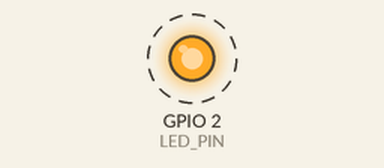
This program was run on a simulated ESP32. Shown: output pins drawn as LEDs (lit = HIGH). Dashed ring = blinking. What the program prints to the serial monitor is not drawn.

Above: at 0.5 s.
Timing chart, 0 to 4.6 s (numbered marks = the images above):
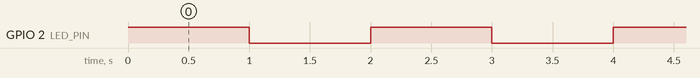

The program:

main.cpp
```cpp
#include <Arduino.h>

#define LED_PIN 2  // Define el pin al que está conectado el LED

void setup() {
  Serial.begin(115200);
  pinMode(LED_PIN, OUTPUT);  // Configura el pin del LED como salida
}

void loop() {
  digitalWrite(LED_PIN, HIGH);
  Serial.println("LED is on");
  delay(1000);
  digitalWrite(LED_PIN, LOW);
  Serial.println("LED is off");
  delay(1000);
}
```

Measured:
- by itself, GPIO 2 (LED_PIN): alternates HIGH for 1.0 s and LOW for 1.0 s
